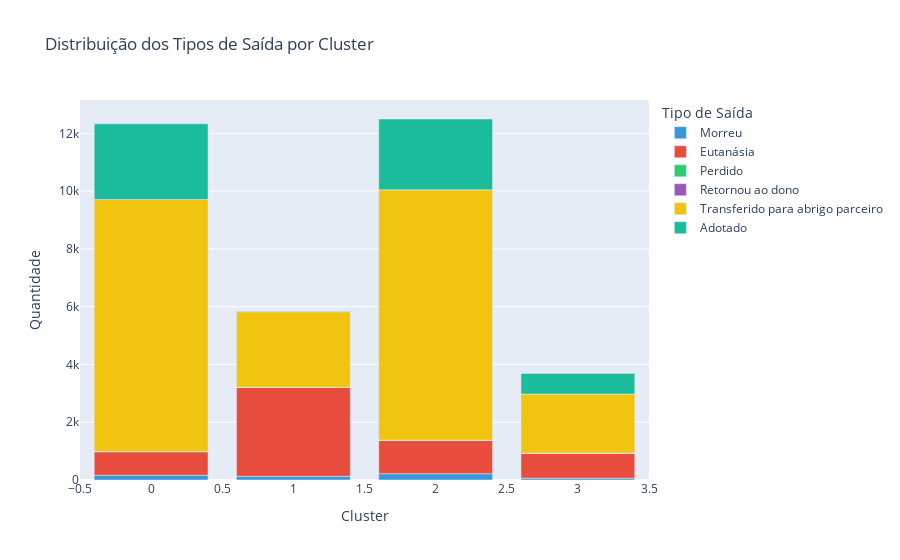

Source (notebook cell):
### Code cell
# Importar as bibliotecas necessárias
import pandas as pd
import matplotlib.pyplot as plt
import plotly.express as px
from sklearn.cluster import KMeans

# Definir a escala de cores personalizada
color_scale = ['#3498db', '#e74c3c', '#2ecc71', '#9b59b6', '#f1c40f', '#1abc9c', '#e67e22', '#34495e', '#ff6b6b', '#48dbfb']

# Carregar o dataset escalado
dataset_path = '../data/scaled_ACC_INTAKES_OUTCOMES.parquet'
data_scaled = pd.read_parquet(dataset_path)

# Definir o número de clusters
n_clusters = 4


# Criar o modelo KMeans
kmeans = KMeans(n_clusters=n_clusters, random_state=42)
clusters = kmeans.fit_predict(data_scaled[cluster_features_scaled])

# Adicionar os clusters ao dataframe
data_scaled['cluster'] = clusters

# Criar o gráfico de barras empilhadas para a distribuição dos tipos de saída por cluster

# Filtrar as colunas relevantes para os tipos de saída
outcome_columns = [
    "outcome_type_Adoption       ",
    "outcome_type_Died           ",
    "outcome_type_Euthanasia     ",
    "outcome_type_Missing        ",
    "outcome_type_Return to Owner",
    "outcome_type_Transfer       "
]

# Criar um dicionário para mapear os nomes das colunas para as legendas desejadas
outcome_labels = {
    'outcome_type_Died           ': 'Morreu',
    'outcome_type_Euthanasia     ': 'Eutanásia',
    'outcome_type_Missing        ': 'Perdido',
    'outcome_type_Return to Owner': 'Retornou ao dono',
    'outcome_type_Transfer       ': 'Transferido para abrigo parceiro',
    'outcome_type_Adoption       ': 'Adotado'
}

# Criar o dataframe para o gráfico de barras empilhadas
outcome_data = data_scaled.groupby('cluster')[outcome_columns].sum().reset_index()

# Renomear as colunas de acordo com as legendas desejadas
outcome_data = outcome_data.rename(columns=outcome_labels)

# Converter o dataframe para um formato longo para facilitar o uso com Plotly
outcome_data_melted = outcome_data.melt(id_vars='cluster', 
                                        value_vars=list(outcome_labels.values()), 
                                        var_name='Tipo de Saída', 
                                        value_name='Quantidade')

# Criar o gráfico de barras empilhadas usando Plotly
fig_stacked_bar = px.bar(outcome_data_melted, x='cluster', y='Quantidade', 
                         color='Tipo de Saída', 
                         color_discrete_sequence=color_scale[:len(outcome_labels)],
                         labels={'cluster': 'Cluster', 'Quantidade': 'Quantidade'},
                         title='Distribuição dos Tipos de Saída por Cluster')
                         

# Exibir o gráfico
fig_stacked_bar.show()

### Figure 1 — Plotly figure (JSON) as saved in the notebook; plotly's stock layout.template omitted (floating-point values rounded to 4 significant figures)
{"data": [{"alignmentgroup": "True", "hovertemplate": "Tipo de Saída=Morreu<br>Cluster=%{x}<br>Quantidade=%{y}<extra></extra>", "legendgroup": "Morreu", "marker": {"color": "#3498db", "pattern": {"shape": ""}}, "name": "Morreu", "offsetgroup": "Morreu", "orientation": "v", "showlegend": true, "textposition": "auto", "type": "bar", "x": [0, 1, 2, 3], "xaxis": "x", "y": [163, 128, 219, 63], "yaxis": "y"}, {"alignmentgroup": "True", "hovertemplate": "Tipo de Saída=Eutanásia<br>Cluster=%{x}<br>Quantidade=%{y}<extra></extra>", "legendgroup": "Eutanásia", "marker": {"color": "#e74c3c", "pattern": {"shape": ""}}, "name": "Eutanásia", "offsetgroup": "Eutanásia", "orientation": "v", "showlegend": true, "textposition": "auto", "type": "bar", "x": [0, 1, 2, 3], "xaxis": "x", "y": [814, 3078, 1148, 867], "yaxis": "y"}, {"alignmentgroup": "True", "hovertemplate": "Tipo de Saída=Perdido<br>Cluster=%{x}<br>Quantidade=%{y}<extra></extra>", "legendgroup": "Perdido", "marker": {"color": "#2ecc71", "pattern": {"shape": ""}}, "name": "Perdido", "offsetgroup": "Perdido", "orientation": "v", "showlegend": true, "textposition": "auto", "type": "bar", "x": [0, 1, 2, 3], "xaxis": "x", "y": [13, 1, 12, 1], "yaxis": "y"}, {"alignmentgroup": "True", "hovertemplate": "Tipo de Saída=Retornou ao dono<br>Cluster=%{x}<br>Quantidade=%{y}<extra></extra>", "legendgroup": "Retornou ao dono", "marker": {"color": "#9b59b6", "pattern": {"shape": ""}}, "name": "Retornou ao dono", "offsetgroup": "Retornou ao dono", "orientation": "v", "showlegend": true, "textposition": "auto", "type": "bar", "x": [0, 1, 2, 3], "xaxis": "x", "y": [0, 0, 1, 0], "yaxis": "y"}, {"alignmentgroup": "True", "hovertemplate": "Tipo de Saída=Transferido para abrigo parceiro<br>Cluster=%{x}<br>Quantidade=%{y}<extra></extra>", "legendgroup": "Transferido para abrigo parceiro", "marker": {"color": "#f1c40f", "pattern": {"shape": ""}}, "name": "Transferido para abrigo parceiro", "offsetgroup": "Transferido para abrigo parceiro", "orientation": "v", "showlegend": true, "textposition": "auto", "type": "bar", "x": [0, 1, 2, 3], "xaxis": "x", "y": [8718, 2618, 8665, 2043], "yaxis": "y"}, {"alignmentgroup": "True", "hovertemplate": "Tipo de Saída=Adotado<br>Cluster=%{x}<br>Quantidade=%{y}<extra></extra>", "legendgroup": "Adotado", "marker": {"color": "#1abc9c", "pattern": {"shape": ""}}, "name": "Adotado", "offsetgroup": "Adotado", "orientation": "v", "showlegend": true, "textposition": "auto", "type": "bar", "x": [0, 1, 2, 3], "xaxis": "x", "y": [2623, 16, 2452, 715], "yaxis": "y"}], "layout": {"barmode": "relative", "legend": {"title": {"text": "Tipo de Saída"}, "tracegroupgap": 0}, "title": {"text": "Distribuição dos Tipos de Saída por Cluster"}, "xaxis": {"anchor": "y", "domain": [0, 1], "title": {"text": "Cluster"}}, "yaxis": {"anchor": "x", "domain": [0, 1], "title": {"text": "Quantidade"}}}}
